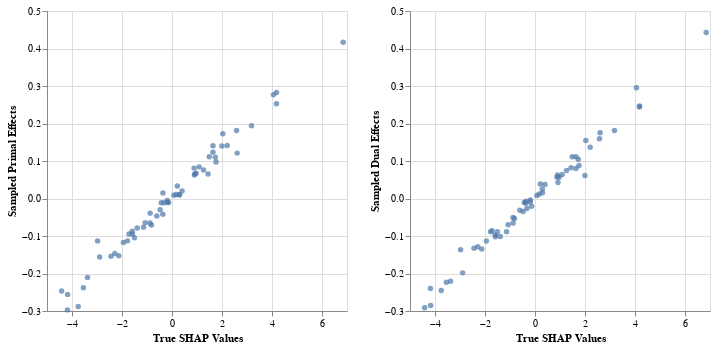

The notebook cell this image was saved under:
### Code cell
alt.Chart(data_df).mark_point(filled=True).encode(
    alt.X('True SHAP Values:Q'),
    alt.Y(alt.repeat("column"), type='quantitative')
).properties(width=300, height=300).repeat(column=['Sampled Primal Effects', 'Sampled Dual Effects'])

### Figure 1 — Vega-Lite specification as saved in the notebook (floating-point values rounded to 4 significant figures)
{"$schema": "https://vega.github.io/schema/vega-lite/v3.3.0.json", "config": {"mark": {"tooltip": null}, "view": {"height": 300, "width": 400}}, "datasets": {"data-472e62771abdd1f36dbc9eeca48af498": [{"Kernel SHAP Values": 1.879, "Sampled Average Effects": 0.1136, "Sampled Dual Effects": 0.08816, "Sampled Primal Effects": 0.09739, "True SHAP Values": 1.76}, {"Kernel SHAP Values": 4.067, "Sampled Average Effects": 0.2624, "Sampled Dual Effects": 0.2439, "Sampled Primal Effects": 0.2526, "True SHAP Values": 4.179}, {"Kernel SHAP Values": -0.0967, "Sampled Average Effects": -0.008651, "Sampled Dual Effects": -0.02087, "Sampled Primal Effects": -0.01078, "True SHAP Values": -0.134}, {"Kernel SHAP Values": 1.734, "Sampled Average Effects": 0.1199, "Sampled Dual Effects": 0.105, "Sampled Primal Effects": 0.1099, "True SHAP Values": 1.732}, {"Kernel SHAP Values": -2.858, "Sampled Average Effects": -0.1818, "Sampled Dual Effects": -0.1983, "Sampled Primal Effects": -0.1559, "True SHAP Values": -2.896}, {"Kernel SHAP Values": 1.267, "Sampled Average Effects": 0.09068, "Sampled Dual Effects": 0.07471, "Sampled Primal Effects": 0.07573, "True SHAP Values": 1.262}, {"Kernel SHAP Values": -0.8557, "Sampled Average Effects": -0.06815, "Sampled Dual Effects": -0.05089, "Sampled Primal Effects": -0.06512, "True SHAP Values": -0.88}, {"Kernel SHAP Values": 0.8099, "Sampled Average Effects": -0.01122, "Sampled Dual Effects": 0.05699, "Sampled Primal Effects": 0.08101, "True SHAP Values": 0.8823}, {"Kernel SHAP Values": 0.1683, "Sampled Average Effects": 0.003629, "Sampled Dual Effects": 0.008144, "Sampled Primal Effects": 0.008477, "True SHAP Values": 0.07644}, {"Kernel SHAP Values": -0.3226, "Sampled Average Effects": -0.0003488, "Sampled Dual Effects": -0.01071, "Sampled Primal Effects": -0.01127, "True SHAP Values": -0.4307}, {"Kernel SHAP Values": 4.099, "Sampled Average Effects": 0.246, "Sampled Dual Effects": 0.2465, "Sampled Primal Effects": 0.2827, "True SHAP Values": 4.181}, {"Kernel SHAP Values": 0.9147, "Sampled Average Effects": 0.06046, "Sampled Dual Effects": 0.06258, "Sampled Primal Effects": 0.06274, "True SHAP Values": 0.8966}, {"Kernel SHAP Values": -0.8157, "Sampled Average Effects": -0.1025, "Sampled Dual Effects": -0.0653, "Sampled Primal Effects": -0.03901, "True SHAP Values": -0.8738}, {"Kernel SHAP Values": 1.421, "Sampled Average Effects": 0.1166, "Sampled Dual Effects": 0.08173, "Sampled Primal Effects": 0.06533, "True SHAP Values": 1.444}, {"Kernel SHAP Values": -0.1765, "Sampled Average Effects": -0.004165, "Sampled Dual Effects": -0.004187, "Sampled Primal Effects": -0.01041, "True SHAP Values": -0.1849}, {"Kernel SHAP Values": -3.38, "Sampled Average Effects": -0.216, "Sampled Dual Effects": -0.2204, "Sampled Primal Effects": -0.2103, "True SHAP Values": -3.379}, {"Kernel SHAP Values": -2.348, "Sampled Average Effects": -0.1085, "Sampled Dual Effects": -0.1284, "Sampled Primal Effects": -0.1464, "True SHAP Values": -2.289}, {"Kernel SHAP Values": 1.07, "Sampled Average Effects": 0.06827, "Sampled Dual Effects": 0.05678, "Sampled Primal Effects": 0.06714, "True SHAP Values": 0.9658}, {"Kernel SHAP Values": -0.2739, "Sampled Average Effects": -0.007921, "Sampled Dual Effects": -0.0128, "Sampled Primal Effects": 0.01478, "True SHAP Values": -0.3631}, {"Kernel SHAP Values": -4.144, "Sampled Average Effects": -0.2669, "Sampled Dual Effects": -0.24, "Sampled Primal Effects": -0.297, "True SHAP Values": -4.183}, {"Kernel SHAP Values": 0.2092, "Sampled Average Effects": 0.006687, "Sampled Dual Effects": 0.0251, "Sampled Primal Effects": 0.01021, "True SHAP Values": 0.2933}, {"Kernel SHAP Values": -2.422, "Sampled Average Effects": -0.1627, "Sampled Dual Effects": -0.1325, "Sampled Primal Effects": -0.1538, "True SHAP Values": -2.441}, {"Kernel SHAP Values": 4.073, "Sampled Average Effects": 0.2663, "Sampled Dual Effects": 0.2953, "Sampled Primal Effects": 0.2769, "True SHAP Values": 4.059}, {"Kernel SHAP Values": -0.1806, "Sampled Average Effects": -0.01099, "Sampled Dual Effects": -0.008667, "Sampled Primal Effects": -0.005118, "True SHAP Values": -0.191}, {"Kernel SHAP Values": -2.142, "Sampled Average Effects": -0.1626, "Sampled Dual Effects": -0.1345, "Sampled Primal Effects": -0.1527, "True SHAP Values": -2.131}, {"Kernel SHAP Values": -4.507, "Sampled Average Effects": -0.2309, "Sampled Dual Effects": -0.2911, "Sampled Primal Effects": -0.2466, "True SHAP Values": -4.414}, {"Kernel SHAP Values": 0.3193, "Sampled Average Effects": -0.009498, "Sampled Dual Effects": 0.01183, "Sampled Primal Effects": 0.01094, "True SHAP Values": 0.1712}, {"Kernel SHAP Values": 2.308, "Sampled Average Effects": 0.1434, "Sampled Dual Effects": 0.1367, "Sampled Primal Effects": 0.1416, "True SHAP Values": 2.208}, {"Kernel SHAP Values": -2.898, "Sampled Average Effects": -0.1943, "Sampled Dual Effects": -0.1369, "Sampled Primal Effects": -0.113, "True SHAP Values": -2.977}, {"Kernel SHAP Values": -1.208, "Sampled Average Effects": -0.06678, "Sampled Dual Effects": -0.06972, "Sampled Primal Effects": -0.06465, "True SHAP Values": -1.072}, {"Kernel SHAP Values": 6.909, "Sampled Average Effects": 0.4351, "Sampled Dual Effects": 0.4424, "Sampled Primal Effects": 0.4167, "True SHAP Values": 6.847}, {"Kernel SHAP Values": 2.457, "Sampled Average Effects": 0.1755, "Sampled Dual Effects": 0.1755, "Sampled Primal Effects": 0.121, "True SHAP Values": 2.605}, {"Kernel SHAP Values": -0.3478, "Sampled Average Effects": -0.04528, "Sampled Dual Effects": -0.0346, "Sampled Primal Effects": -0.03007, "True SHAP Values": -0.4776}, {"Kernel SHAP Values": -0.4271, "Sampled Average Effects": -0.01732, "Sampled Dual Effects": -0.007393, "Sampled Primal Effects": -0.04201, "True SHAP Values": -0.3655}, {"Kernel SHAP Values": -1.595, "Sampled Average Effects": -0.07822, "Sampled Dual Effects": -0.08578, "Sampled Primal Effects": -0.09483, "True SHAP Values": -1.721}, {"Kernel SHAP Values": 3.161, "Sampled Average Effects": 0.1851, "Sampled Dual Effects": 0.1815, "Sampled Primal Effects": 0.1938, "True SHAP Values": 3.181}, {"Kernel SHAP Values": -0.8467, "Sampled Average Effects": -0.02713, "Sampled Dual Effects": -0.05331, "Sampled Primal Effects": -0.07061, "True SHAP Values": -0.8219}, {"Kernel SHAP Values": 0.4821, "Sampled Average Effects": 0.02761, "Sampled Dual Effects": 0.03742, "Sampled Primal Effects": 0.01998, "True SHAP Values": 0.4022}, {"Kernel SHAP Values": -1.789, "Sampled Average Effects": -0.1159, "Sampled Dual Effects": -0.08883, "Sampled Primal Effects": -0.113, "True SHAP Values": -1.778}, {"Kernel SHAP Values": -1.792, "Sampled Average Effects": -0.1343, "Sampled Dual Effects": -0.1131, "Sampled Primal Effects": -0.1175, "True SHAP Values": -1.943}, {"Kernel SHAP Values": -4.234, "Sampled Average Effects": -0.2943, "Sampled Dual Effects": -0.2854, "Sampled Primal Effects": -0.2557, "True SHAP Values": -4.176}, {"Kernel SHAP Values": -1.441, "Sampled Average Effects": -0.1002, "Sampled Dual Effects": -0.1015, "Sampled Primal Effects": -0.07879, "True SHAP Values": -1.391}, {"Kernel SHAP Values": -3.496, "Sampled Average Effects": -0.2305, "Sampled Dual Effects": -0.2233, "Sampled Primal Effects": -0.2381, "True SHAP Values": -3.544}, {"Kernel SHAP Values": 1.708, "Sampled Average Effects": 0.1154, "Sampled Dual Effects": 0.0802, "Sampled Primal Effects": 0.1407, "True SHAP Values": 1.639}, {"Kernel SHAP Values": -1.656, "Sampled Average Effects": -0.1074, "Sampled Dual Effects": -0.1019, "Sampled Primal Effects": -0.09451, "True SHAP Values": -1.582}, {"Kernel SHAP Values": 0.8952, "Sampled Average Effects": 0.07113, "Sampled Dual Effects": 0.04292, "Sampled Primal Effects": 0.06598, "True SHAP Values": 0.9183}, {"Kernel SHAP Values": 1.489, "Sampled Average Effects": 0.1197, "Sampled Dual Effects": 0.1112, "Sampled Primal Effects": 0.1113, "True SHAP Values": 1.49}, {"Kernel SHAP Values": -1.52, "Sampled Average Effects": -0.08714, "Sampled Dual Effects": -0.097, "Sampled Primal Effects": -0.08736, "True SHAP Values": -1.589}, {"Kernel SHAP Values": -0.4188, "Sampled Average Effects": -0.0378, "Sampled Dual Effects": -0.02679, "Sampled Primal Effects": -0.01105, "True SHAP Values": -0.3219}, {"Kernel SHAP Values": 1.741, "Sampled Average Effects": 0.1181, "Sampled Dual Effects": 0.1113, "Sampled Primal Effects": 0.1236, "True SHAP Values": 1.638}, {"Kernel SHAP Values": 1.123, "Sampled Average Effects": 0.07402, "Sampled Dual Effects": 0.06408, "Sampled Primal Effects": 0.08436, "True SHAP Values": 1.085}, {"Kernel SHAP Values": 2.766, "Sampled Average Effects": 0.1582, "Sampled Dual Effects": 0.1596, "Sampled Primal Effects": 0.1814, "True SHAP Values": 2.581}, {"Kernel SHAP Values": 1.95, "Sampled Average Effects": 0.1463, "Sampled Dual Effects": 0.1547, "Sampled Primal Effects": 0.1728, "True SHAP Values": 2.033}, {"Kernel SHAP Values": 0.2413, "Sampled Average Effects": 0.01745, "Sampled Dual Effects": 0.01537, "Sampled Primal Effects": 0.009886, "True SHAP Values": 0.3}, {"Kernel SHAP Values": -1.552, "Sampled Average Effects": -0.08223, "Sampled Dual Effects": -0.08889, "Sampled Primal Effects": -0.1047, "True SHAP Values": -1.503}, {"Kernel SHAP Values": -3.744, "Sampled Average Effects": -0.2113, "Sampled Dual Effects": -0.2455, "Sampled Primal Effects": -0.2881, "True SHAP Values": -3.751}, {"Kernel SHAP Values": -0.5222, "Sampled Average Effects": -0.03657, "Sampled Dual Effects": -0.03149, "Sampled Primal Effects": -0.04653, "True SHAP Values": -0.6075}, {"Kernel SHAP Values": 0.3799, "Sampled Average Effects": -0.009607, "Sampled Dual Effects": 0.03852, "Sampled Primal Effects": 0.03321, "True SHAP Values": 0.2141}, {"Kernel SHAP Values": 1.925, "Sampled Average Effects": 0.1231, "Sampled Dual Effects": 0.06127, "Sampled Primal Effects": 0.1403, "True SHAP Values": 1.997}, {"Kernel SHAP Values": -1.19, "Sampled Average Effects": -0.06195, "Sampled Dual Effects": -0.0886, "Sampled Primal Effects": -0.07697, "True SHAP Values": -1.139}]}, "repeat": {"column": ["Sampled Primal Effects", "Sampled Dual Effects"]}, "spec": {"data": {"name": "data-472e62771abdd1f36dbc9eeca48af498"}, "encoding": {"x": {"field": "True SHAP Values", "type": "quantitative"}, "y": {"field": {"repeat": "column"}, "type": "quantitative"}}, "height": 300, "mark": {"filled": true, "type": "point"}, "width": 300}}
